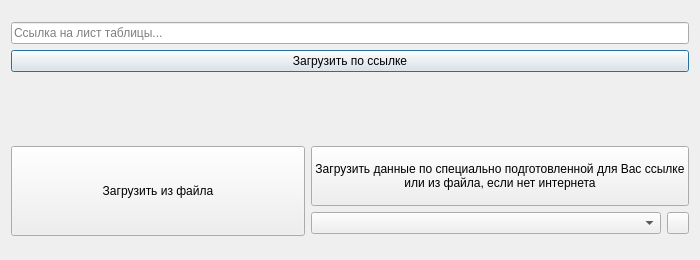
<?xml version="1.0" encoding="UTF-8"?>
<ui version="4.0">
 <class>DownloadDialogUi</class>
 <widget class="QDialog" name="DownloadDialogUi">
  <property name="geometry">
   <rect>
    <x>0</x>
    <y>0</y>
    <width>700</width>
    <height>260</height>
   </rect>
  </property>
  <property name="windowTitle">
   <string>Загрузка данных</string>
  </property>
  <property name="styleSheet">
   <string notr="true"/>
  </property>
  <layout class="QVBoxLayout" name="verticalLayout_5">
   <item>
    <layout class="QVBoxLayout" name="verticalLayout">
     <item>
      <widget class="QLineEdit" name="url_line_edit">
       <property name="placeholderText">
        <string>Ссылка на лист таблицы...</string>
       </property>
      </widget>
     </item>
     <item>
      <widget class="QPushButton" name="load_from_url_button">
       <property name="minimumSize">
        <size>
         <width>0</width>
         <height>0</height>
        </size>
       </property>
       <property name="text">
        <string>Загрузить по ссылке</string>
       </property>
      </widget>
     </item>
    </layout>
   </item>
   <item>
    <widget class="QLabel" name="status_label">
     <property name="sizePolicy">
      <sizepolicy hsizetype="Preferred" vsizetype="Fixed">
       <horstretch>0</horstretch>
       <verstretch>0</verstretch>
      </sizepolicy>
     </property>
     <property name="minimumSize">
      <size>
       <width>40</width>
       <height>40</height>
      </size>
     </property>
     <property name="maximumSize">
      <size>
       <width>16777215</width>
       <height>40</height>
      </size>
     </property>
     <property name="font">
      <font>
       <pointsize>12</pointsize>
       <weight>75</weight>
       <bold>true</bold>
      </font>
     </property>
     <property name="styleSheet">
      <string notr="true"/>
     </property>
     <property name="text">
      <string/>
     </property>
     <property name="scaledContents">
      <bool>false</bool>
     </property>
     <property name="alignment">
      <set>Qt::AlignCenter</set>
     </property>
    </widget>
   </item>
   <item>
    <layout class="QHBoxLayout" name="horizontalLayout">
     <item>
      <layout class="QVBoxLayout" name="verticalLayout_3">
       <item>
        <widget class="QPushButton" name="load_from_file_button">
         <property name="minimumSize">
          <size>
           <width>0</width>
           <height>90</height>
          </size>
         </property>
         <property name="text">
          <string>Загрузить из файла</string>
         </property>
        </widget>
       </item>
      </layout>
     </item>
     <item>
      <layout class="QVBoxLayout" name="verticalLayout_2">
       <item>
        <widget class="QPushButton" name="load_from_folder_button">
         <property name="minimumSize">
          <size>
           <width>0</width>
           <height>60</height>
          </size>
         </property>
         <property name="text">
          <string>Загрузить данные по специально подготовленной для Вас ссылке
или из файла, если нет интернета</string>
         </property>
        </widget>
       </item>
       <item>
        <layout class="QHBoxLayout" name="horizontalLayout_3">
         <item>
          <widget class="QComboBox" name="tables_combo_box">
           <property name="minimumSize">
            <size>
             <width>0</width>
             <height>0</height>
            </size>
           </property>
          </widget>
         </item>
         <item>
          <widget class="QPushButton" name="switch_theme_button">
           <property name="maximumSize">
            <size>
             <width>22</width>
             <height>22</height>
            </size>
           </property>
           <property name="text">
            <string/>
           </property>
           <property name="iconSize">
            <size>
             <width>16</width>
             <height>16</height>
            </size>
           </property>
          </widget>
         </item>
        </layout>
       </item>
      </layout>
     </item>
    </layout>
   </item>
  </layout>
 </widget>
 <resources/>
 <connections/>
</ui>
